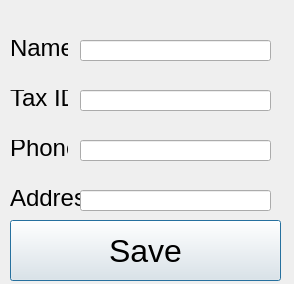
<?xml version="1.0" encoding="UTF-8"?>
<ui version="4.0">
 <class>customer</class>
 <widget class="QDialog" name="customer">
  <property name="geometry">
   <rect>
    <x>0</x>
    <y>0</y>
    <width>294</width>
    <height>284</height>
   </rect>
  </property>
  <property name="windowTitle">
   <string>Dialog</string>
  </property>
  <widget class="QLabel" name="label">
   <property name="geometry">
    <rect>
     <x>10</x>
     <y>40</y>
     <width>58</width>
     <height>16</height>
    </rect>
   </property>
   <property name="font">
    <font>
     <family>Helvetica Neue</family>
     <pointsize>18</pointsize>
    </font>
   </property>
   <property name="text">
    <string>Name</string>
   </property>
  </widget>
  <widget class="QLabel" name="label_2">
   <property name="geometry">
    <rect>
     <x>10</x>
     <y>90</y>
     <width>58</width>
     <height>16</height>
    </rect>
   </property>
   <property name="font">
    <font>
     <family>Helvetica Neue</family>
     <pointsize>18</pointsize>
    </font>
   </property>
   <property name="text">
    <string>Tax ID</string>
   </property>
  </widget>
  <widget class="QLabel" name="label_3">
   <property name="geometry">
    <rect>
     <x>10</x>
     <y>140</y>
     <width>58</width>
     <height>16</height>
    </rect>
   </property>
   <property name="font">
    <font>
     <family>Helvetica Neue</family>
     <pointsize>18</pointsize>
    </font>
   </property>
   <property name="text">
    <string>Phone</string>
   </property>
  </widget>
  <widget class="QLabel" name="label_4">
   <property name="geometry">
    <rect>
     <x>10</x>
     <y>190</y>
     <width>71</width>
     <height>16</height>
    </rect>
   </property>
   <property name="font">
    <font>
     <family>Helvetica Neue</family>
     <pointsize>18</pointsize>
    </font>
   </property>
   <property name="text">
    <string>Address</string>
   </property>
  </widget>
  <widget class="QLineEdit" name="name_LineEdit">
   <property name="geometry">
    <rect>
     <x>80</x>
     <y>40</y>
     <width>191</width>
     <height>21</height>
    </rect>
   </property>
  </widget>
  <widget class="QLineEdit" name="tax_LineEdit">
   <property name="geometry">
    <rect>
     <x>80</x>
     <y>90</y>
     <width>191</width>
     <height>21</height>
    </rect>
   </property>
  </widget>
  <widget class="QLineEdit" name="phone_LineEdit">
   <property name="geometry">
    <rect>
     <x>80</x>
     <y>140</y>
     <width>191</width>
     <height>21</height>
    </rect>
   </property>
  </widget>
  <widget class="QLineEdit" name="address_LineEdit">
   <property name="geometry">
    <rect>
     <x>80</x>
     <y>190</y>
     <width>191</width>
     <height>21</height>
    </rect>
   </property>
  </widget>
  <widget class="QPushButton" name="saveButton">
   <property name="geometry">
    <rect>
     <x>10</x>
     <y>220</y>
     <width>271</width>
     <height>61</height>
    </rect>
   </property>
   <property name="font">
    <font>
     <family>Helvetica Neue</family>
     <pointsize>24</pointsize>
    </font>
   </property>
   <property name="text">
    <string>Save</string>
   </property>
  </widget>
 </widget>
 <resources/>
 <connections/>
</ui>
